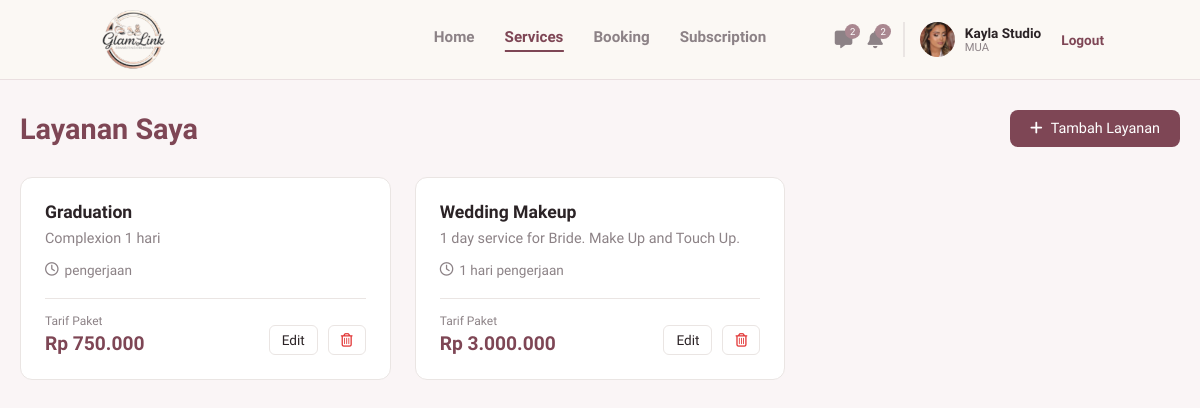
The app's page /mua/services.php (signed in), older data.
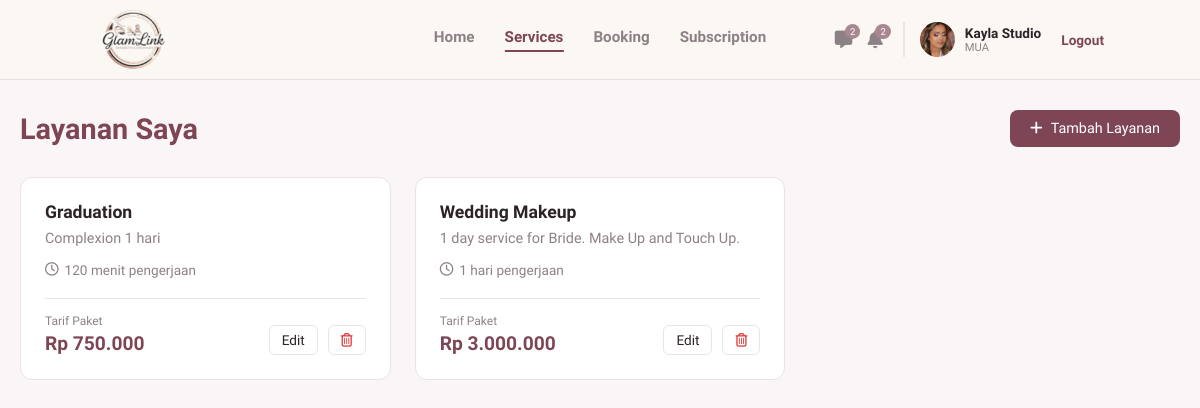
The same page, newer data.
### tables this page shows
CREATE TABLE `users` (
  `id_user` int(11) NOT NULL,
  `nama` varchar(100) NOT NULL,
  `email` varchar(100) NOT NULL,
  `nomor_telepon` varchar(20) DEFAULT NULL,
  `nama_brand` varchar(150) DEFAULT NULL,
  `bio` text DEFAULT NULL,
  `lokasi` varchar(150) DEFAULT NULL,
  `foto_profil` varchar(255) DEFAULT NULL,
  `password` varchar(255) NOT NULL,
  `role` enum('mua','pelanggan','admin') NOT NULL,
  `dibuat_pada` timestamp NOT NULL DEFAULT current_timestamp(),
  `status_verifikasi` enum('pending','approved','rejected') NOT NULL DEFAULT 'approved',
  `alasan_tolak` varchar(255) DEFAULT NULL
);

CREATE TABLE `services` (
  `id_service` int(11) NOT NULL,
  `id_mua` int(11) NOT NULL,
  `nama_layanan` varchar(150) NOT NULL,
  `kategori` varchar(100) DEFAULT NULL,
  `harga` decimal(10,2) NOT NULL,
  `durasi` varchar(50) DEFAULT NULL,
  `deskripsi` text DEFAULT NULL,
  `fasilitas` text DEFAULT NULL
);

### mua/services.php (the view, shortened to what this page needs)
<?php
require '../koneksi.php';
$id_mua = $_SESSION['id_user'];
$query_services = mysqli_query($koneksi, "SELECT * FROM services WHERE id_mua = '$id_mua' ORDER BY id_service DESC") or die('Error Services: ' . mysqli_error($koneksi));
$services = [];
if ($query_services) {
    while ($row = mysqli_fetch_assoc($query_services)) {
        $services[] = $row;
    }
}
?>
<!DOCTYPE html>
<html lang="id">
<head>
    <link rel="stylesheet" href="https://cdnjs.cloudflare.com/ajax/libs/font-awesome/6.4.0/css/all.min.css">
    <link rel="stylesheet" href="../assets/css/navbar.css">
    <link rel="stylesheet" href="../assets/css/mua_services.css">
</head>
<body>
    <?php include '../navbar.php'; ?>
    <main class="services-main">
        <div class="page-header">
            <h2>Layanan Saya</h2>
            <a href="tambah_layanan.php" class="btn-add-service" style="text-decoration:none;">
                <i class="fa-solid fa-plus"></i> Tambah Layanan
            </a>
        </div>
        <div class="services-grid">
            <?php if (count($services) > 0): ?>
                <?php foreach ($services as $srv): ?>
                    <div class="service-card">
                        <div class="service-content">
                            <h3><?php echo htmlspecialchars($srv['nama_layanan']); ?></h3>
                            <p class="service-category"><?php echo htmlspecialchars($srv['deskripsi'] ?? $srv['kategori']); ?></p>
                            <p class="service-duration">
                                <i class="fa-regular fa-clock"></i> <?php echo htmlspecialchars($srv['durasi']); ?> pengerjaan
                            </p>
                        </div>
                        <div class="service-footer">
                            <div class="price-container">
                                <span class="price-label">Tarif Paket</span>
                                <span class="price-value">Rp <?php echo number_format($srv['harga'], 0, ',', '.'); ?></span>
                            </div>
                            <div class="action-buttons">
                                <button class="btn-edit">Edit</button>
                                <button class="btn-delete"><i class="fa-regular fa-trash-can"></i></button>
                            </div>
                        </div>
                    </div>
                <?php endforeach; ?>
            <?php else: ?>
                <div class="empty-state">
                    <p>Anda belum menambahkan layanan apapun.</p>
                </div>
            <?php endif; ?>
        </div>
    </main>
</body>
</html>

### navbar.php (shortened to what this page needs)
<?php
$path_prefix = in_array(basename(dirname($_SERVER['PHP_SELF'])), ['mua', 'klien']) ? '../' : '';
$nav_logged_in = isset($_SESSION['status_login']) && $_SESSION['status_login'] == true;
$nav_role = isset($_SESSION['role']) ? $_SESSION['role'] : '';
if ($nav_logged_in && in_array($nav_role, ['mua', 'pelanggan']) && isset($koneksi)) {
    $id_mua_nav = $_SESSION['id_user'];
    $nav_query = mysqli_query($koneksi, "SELECT nama, nama_brand, foto_profil, status_verifikasi FROM users WHERE id_user = '$id_mua_nav'");
    $nav_profil = mysqli_fetch_assoc($nav_query);
}
?>
<header class="navbar">
    <div class="logo">
        <a href="<?php echo $path_prefix; ?>index.php">
            <img src="<?php echo $path_prefix; ?>assets/img/logo.png" alt="GlamLink">
        </a>
    </div>
    <?php if (!$nav_logged_in): ?>
        <div class="nav-links">
            <a href="<?php echo $path_prefix; ?>login.php" class="btn-text">Masuk</a>
            <a href="<?php echo $path_prefix; ?>login.php" class="btn-outline">Masuk Sebagai MUA</a>
            <a href="<?php echo $path_prefix; ?>register.php" class="btn-filled">Daftar</a>
        </div>
    <?php elseif ($nav_role == 'mua'): ?>
        <?php if (($nav_profil['status_verifikasi'] ?? 'approved') === 'approved'): ?>
        <div class="nav-menu-mua">
            <a href="<?php echo $path_prefix; ?>mua/index.php">Home</a>
            <a href="<?php echo $path_prefix; ?>mua/services.php">Services</a>
            <a href="<?php echo $path_prefix; ?>mua/booking.php">Booking</a>
            <a href="<?php echo $path_prefix; ?>mua/subscription.php">Subscription</a>
        </div>
        <?php endif; ?>
        <div class="nav-profile-mua">
            <div class="nav-icons">
                <a href="#" class="icon-btn"><i class="fa-solid fa-message"></i><span class="badge">2</span></a>
                <a href="#" class="icon-btn"><i class="fa-solid fa-bell"></i><span class="badge">2</span></a>
            </div>
            <div class="profile-info">
                <?php if(!empty($nav_profil['foto_profil'])): ?>
                    <img src="<?php echo $path_prefix; ?>assets/img/<?php echo htmlspecialchars($nav_profil['foto_profil']); ?>" alt="Profile">
                <?php else: ?>
                    <div style="width:35px;height:35px;background:#e0d8da;border-radius:50%;display:flex;align-items:center;justify-content:center;color:#fff;font-size:0.8rem;"><i class="fa-solid fa-user"></i></div>
                <?php endif; ?>
                <div class="profile-text">
                    <span class="brand-name"><?php echo htmlspecialchars($nav_profil['nama_brand'] ?? 'Nama Brand'); ?></span>
                    <span class="role-text"><?php echo ($nav_profil['status_verifikasi'] ?? 'approved') === 'approved' ? 'MUA' : 'Belum terverifikasi'; ?></span>
                </div>
            </div>
            <a href="<?php echo $path_prefix; ?>logout.php" class="logout-link">Logout</a>
        </div>
    <?php endif; ?>
</header>

### assets/css/navbar.css (style rules this page uses)
:root { --gl-primary: #7E4655; --gl-primary-dark: #623642; --gl-soft: #f0e6e9; }
.navbar { position: fixed; inset: 0 0 auto 0; height: 80px; display: flex; align-items: center; justify-content: space-between; padding: 0 8%; background-color: #FBF8F4; border-bottom: 1px solid #eadfe0; box-sizing: border-box; z-index: 1000; font-family: 'Plus Jakarta Sans', sans-serif; }
.navbar .logo { display: flex; align-items: center; }
.navbar .logo img { display: block; height: 60px; width: auto; }
.nav-menu-mua { display: flex; gap: 30px; font-weight: 600; font-size: 0.95rem; position: absolute; left: 50%; transform: translateX(-50%); }
.nav-menu-mua a { text-decoration: none; color: #8c8286; transition: 0.3s; font-family: 'Plus Jakarta Sans', sans-serif; }
.nav-menu-mua a:hover, .nav-menu-mua a.active { color: var(--gl-primary); }
.nav-menu-mua a.active { border-bottom: 2px solid var(--gl-primary); padding-bottom: 4px; }
.nav-profile-mua { display: flex; align-items: center; gap: 20px; }
.nav-icons { display: flex; gap: 15px; }
.nav-icons .icon-btn { position: relative; color: #8c8286; font-size: 1.1rem; text-decoration: none; }
.nav-icons .badge { position: absolute; top: -6px; right: -8px; background-color: #A98790; color: white; font-size: 0.6rem; padding: 2px 5px; border-radius: 50%; }
.profile-info { display: flex; align-items: center; gap: 10px; border-left: 2px solid #eae5e3; padding-left: 15px; }
.profile-info img { width: 35px; height: 35px; border-radius: 50%; object-fit: cover; }
.profile-text { display: flex; flex-direction: column; }
.profile-text .brand-name { font-weight: 700; color: #2b2326; font-size: 0.85rem; }
.profile-text .role-text { font-size: 0.7rem; color: #8c8286; }
.logout-link { color: var(--gl-primary); font-size: 0.85rem; text-decoration: none; font-weight: 600; }

### assets/css/mua_services.css (style rules this page uses)
body { background-color: #FAF5F6; font-family: 'Plus Jakarta Sans', sans-serif; margin: 0; }
.services-main { max-width: 1200px; margin: 0 auto; padding: 110px 20px 40px 20px; font-family: 'Plus Jakarta Sans', sans-serif; }
.page-header { display: flex; justify-content: space-between; align-items: center; margin-bottom: 30px; }
.page-header h2 { color: #7E4655; font-size: 1.8rem; margin: 0; }
.btn-add-service { background-color: #7E4655; color: white; border: none; padding: 10px 20px; border-radius: 8px; font-weight: 500; font-size: 0.9rem; cursor: pointer; display: flex; align-items: center; gap: 8px; transition: 0.2s; }
.services-grid { display: grid; grid-template-columns: repeat(3, 1fr); gap: 24px; }
.service-card { background-color: #ffffff; border: 1px solid #eae5e3; border-radius: 12px; padding: 24px; display: flex; flex-direction: column; justify-content: space-between; }
.service-content h3 { margin: 0 0 8px 0; color: #2b2326; font-size: 1.1rem; }
.service-category { color: #8c8286; font-size: 0.9rem; margin: 0 0 15px 0; }
.service-duration { color: #8c8286; font-size: 0.85rem; margin: 0 0 20px 0; display: flex; align-items: center; gap: 6px; }
.service-footer { border-top: 1px solid #eae5e3; padding-top: 15px; display: flex; justify-content: space-between; align-items: flex-end; }
.price-container { display: flex; flex-direction: column; gap: 4px; }
.price-label { color: #8c8286; font-size: 0.75rem; }
.price-value { color: #7E4655; font-size: 1.2rem; font-weight: 700; }
.action-buttons { display: flex; gap: 10px; }
.btn-edit, .btn-delete { background-color: #ffffff; border: 1px solid #eae5e3; border-radius: 6px; padding: 6px 12px; font-size: 0.85rem; cursor: pointer; font-family: inherit; transition: 0.2s; }
.btn-edit { color: #2b2326; font-weight: 500; }
.btn-delete { color: #E23636; }

Row changes from the older to the newer data that the page shows:
changed services "Graduation": durasi (not shown) → "120 menit"
